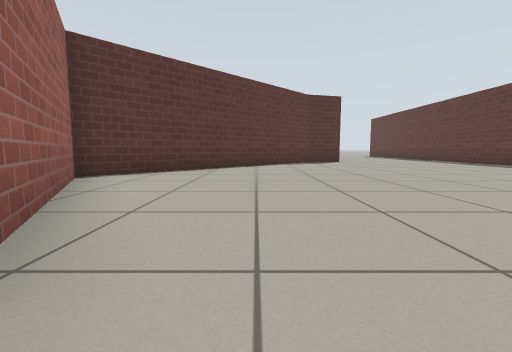
View 1 (above)

22 first-person views from a walk through a robot-simulator world made for Gazebo. The camera is 0.5 m above the floor, tilts 6° down and sees 90° across. The floor is counted in squares, 1 m on a side. Each view is taken from the middle of a square. On the plan, view 1 faces up. The plan holds only what a view shows up to about 9 squares ahead; the rest is blank. Simple patterns stand in for the simulator's built-in surfaces.

View 2
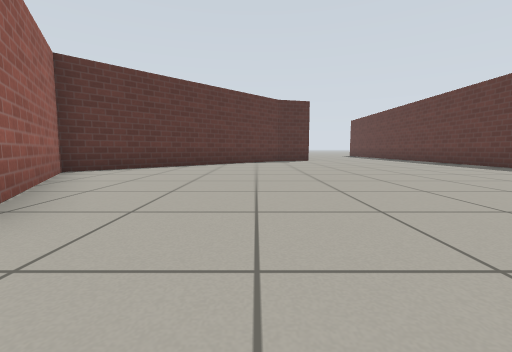

View 3
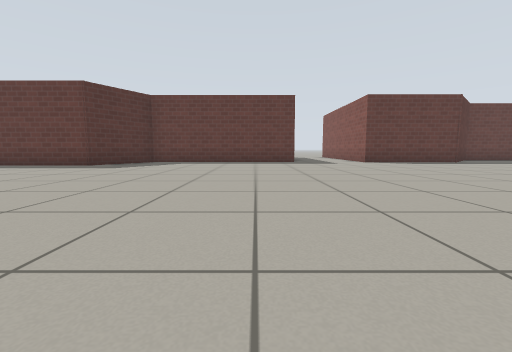

View 4
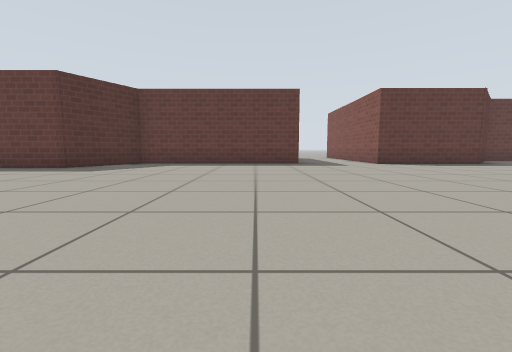

View 5
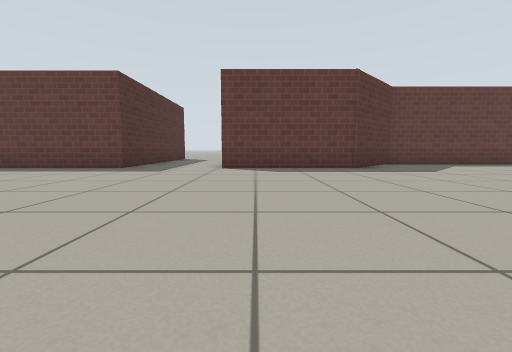

View 6
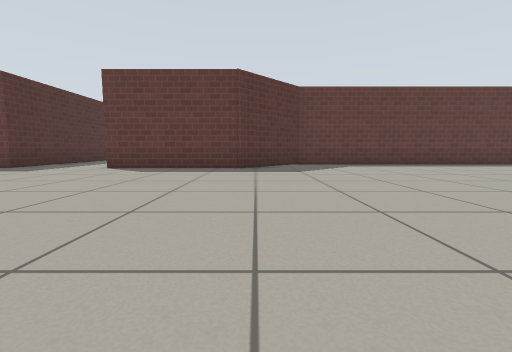

View 7
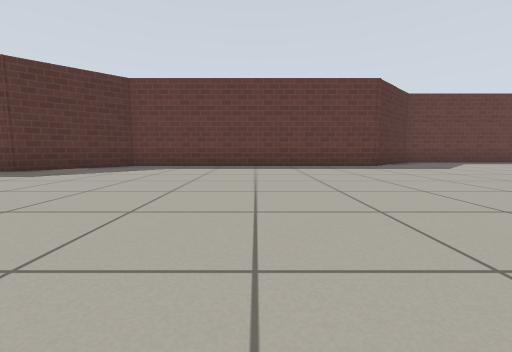

View 8
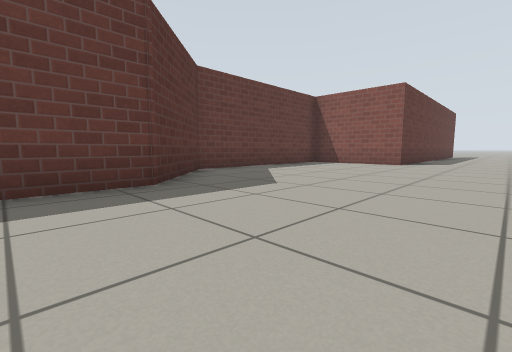

View 9
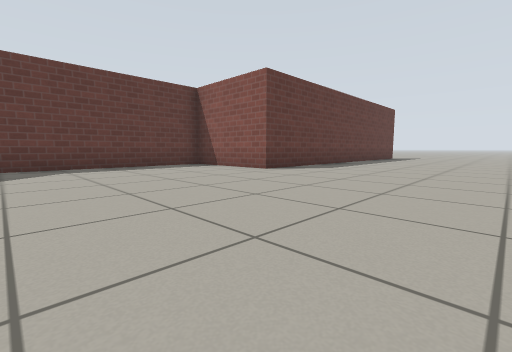

View 10
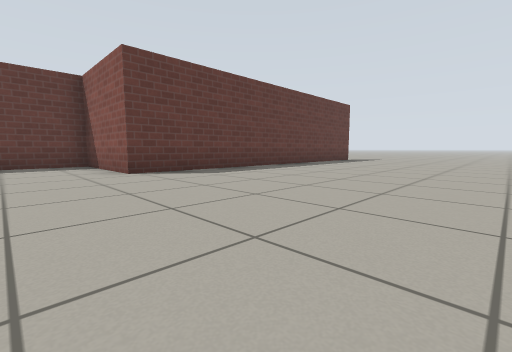

View 11
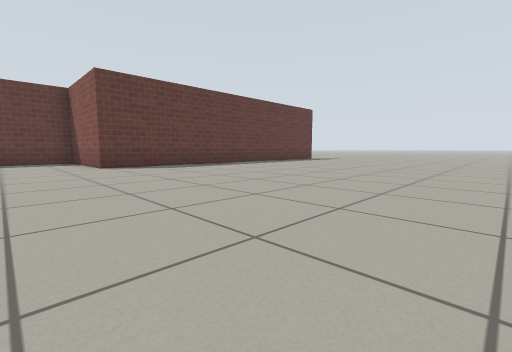

View 12
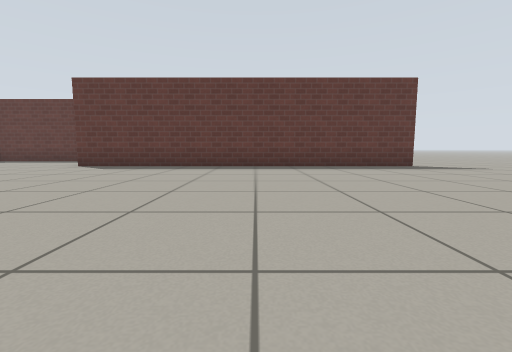

View 13
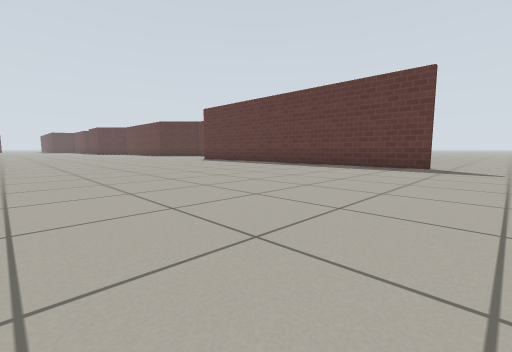

View 14
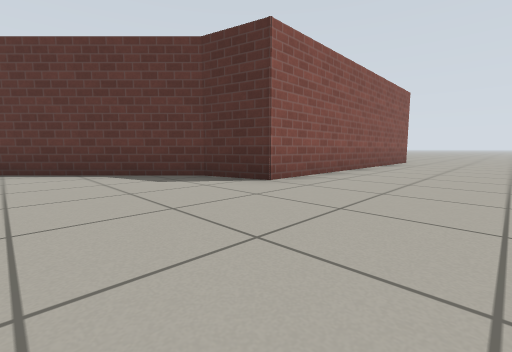

View 15
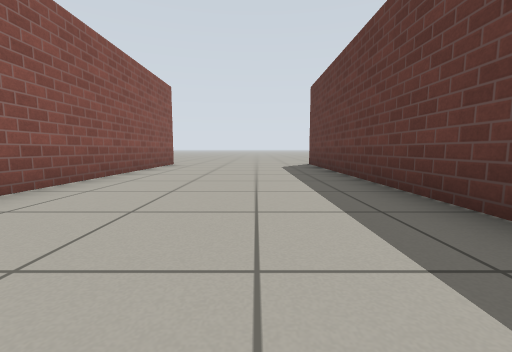

View 16
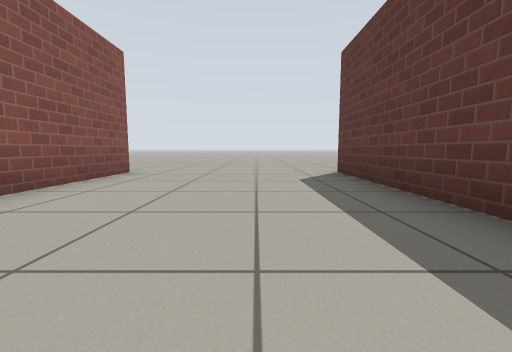

View 17
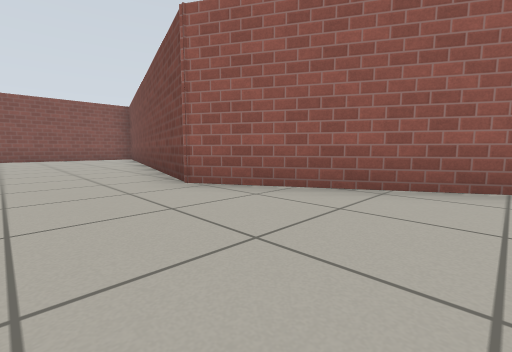

View 18
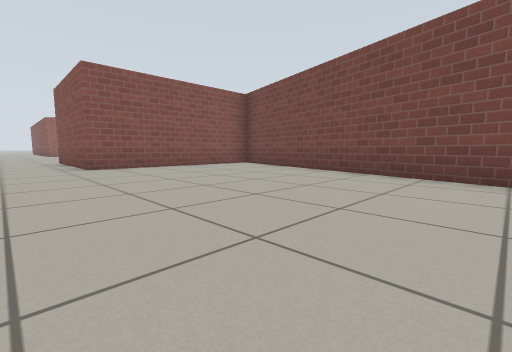

View 19
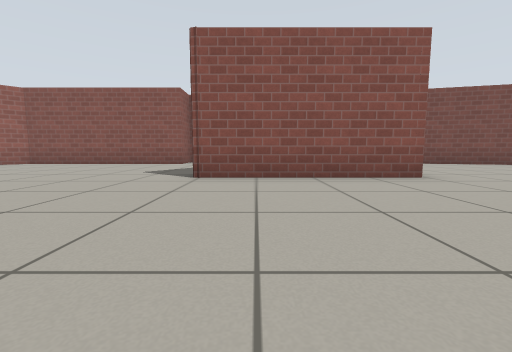

View 20
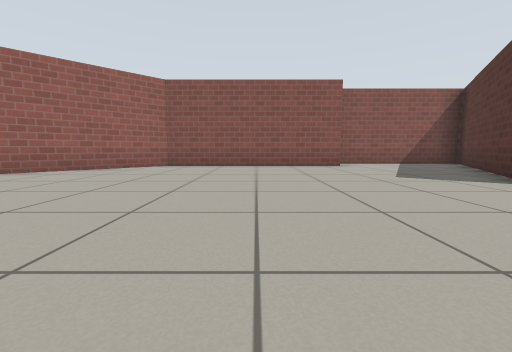

View 21
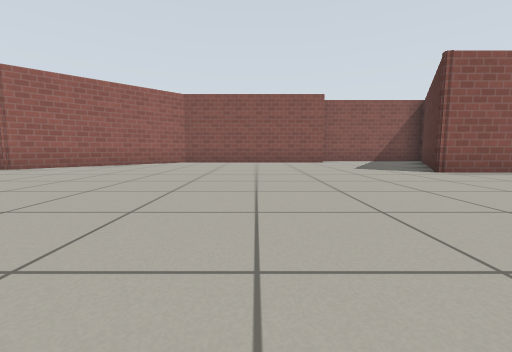

View 22
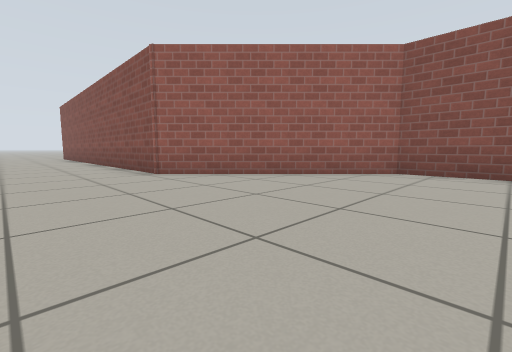

### Floor plan
Points are (right, up) in squares from view 1. A wall is a line through its corners. A room is listed if a view was taken in it or the views show most of it. See-through windows are left out.
Room 1 (views 1, 2, 3, 4, 5, 6, 7, 8, 9, 10, 11, 12, 13, 14, 15, 16, 17, 18, 19, 20, 21, 22)
walls: (-2.9, -9.1) (1.5, -9.1) (1.5, -13.1) (-3.7, -10.1) (-3.7, -14.1); (-3.3, -14.5) (-2.6, -14.5) (-2.6, -19.6) (0.8, -23) (0.8, -28.8); (12.2, -1.5) (9.7, -1.5) (9.7, 4) (7.8, 5.1) (7.8, 17.6); (10.4, -33.6) (10.4, -23.8) (13.5, -23.8) (13.5, -18.5) (11.5, -16.5) (11.5, -9.4) (9.7, -7.6) (9.7, -4.1) (10.3, -4.1); (3.3, 17.6) (3.3, 10.1) (1.9, 9.7) (-3.2, 4.6) (-0.9, 0.6) (-3.4, -8.6)
ways out: opening at (3, 18.5); opening at (8, 18.5); opening at (10, -34.5)

Where each view was taken, in squares from view 1:
view 1: 0 up, 0 right, facing up
view 2: 1 down, 1 right, facing up
view 3: 0 up, 0 right, facing right
view 4: 0 up, 1 right, facing right
view 5: 5 down, 3 right, facing right
view 6: 8 down, 3 right, facing right
view 7: 13 down, 4 right, facing right
view 8: 15 down, 8 right, facing down-right
view 9: 19 down, 6 right, facing down-right
view 10: 22 down, 5 right, facing down-right
view 11: 22 down, 3 right, facing down-right
view 12: 29 down, 3 right, facing right
view 13: 35 down, 3 right, facing up-right
view 14: 7 up, 6 right, facing up-left
view 15: 9 up, 6 right, facing up
view 16: 12 up, 6 right, facing up
view 17: 4 up, 1 right, facing down-left
view 18: 2 down, 3 right, facing down-left
view 19: 12 down, 6 right, facing left
view 20: 17 down, 5 right, facing left
view 21: 17 down, 7 right, facing left
view 22: 18 down, 3 right, facing down-left
